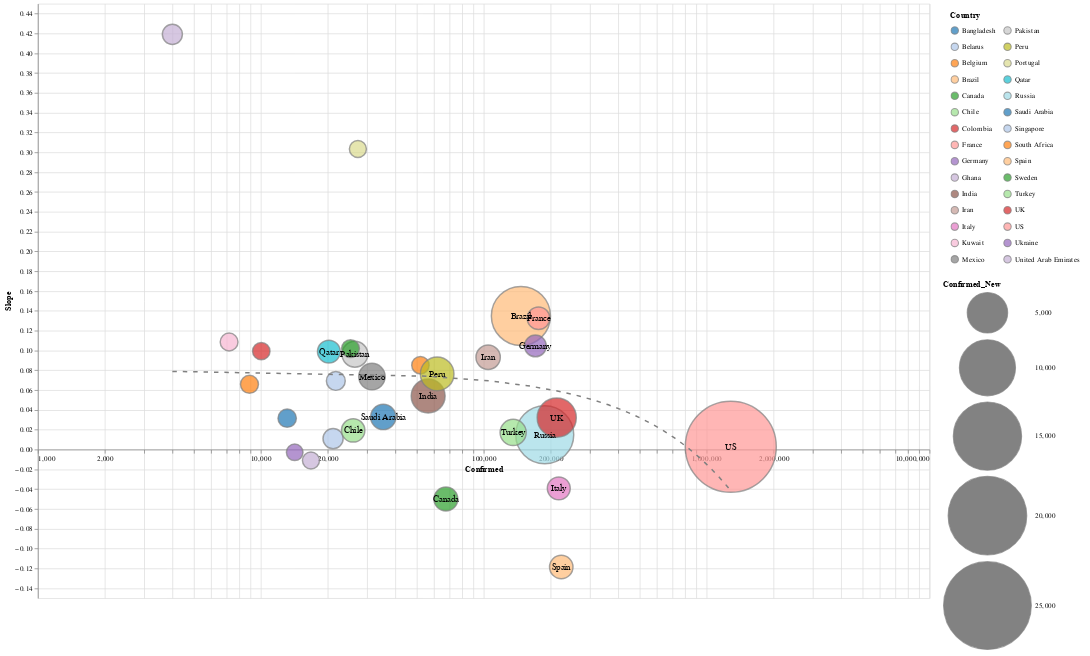

Write notebook code for a chart like this one.
### Code cell
slope_chart(country_level, 'Country', -200, xscale='log', limit=500, scale=5, window=7).properties(
    width=1200,
    height=800
).interactive()

### Figure 1 — Vega-Lite specification as saved in the notebook (floating-point values rounded to 4 significant figures)
{"config": {"view": {"continuousWidth": 400, "continuousHeight": 300}}, "layer": [{"mark": {"type": "point", "filled": true, "stroke": "grey"}, "encoding": {"color": {"type": "nominal", "field": "Country", "legend": {"clipHeight": 20, "columns": 2, "padding": 10}, "scale": {"scheme": "category20"}}, "size": {"type": "quantitative", "field": "Confirmed_New", "scale": {"domain": [504.0, 26910.0], "range": [500, 15000]}}, "tooltip": [{"type": "nominal", "field": "Country"}, {"type": "quantitative", "field": "Confirmed"}, {"type": "quantitative", "field": "Slope"}, {"type": "quantitative", "field": "Confirmed_New"}], "x": {"type": "quantitative", "axis": {"offset": -200}, "field": "Confirmed", "scale": {"type": "log"}}, "y": {"type": "quantitative", "field": "Slope"}}, "selection": {"selector031": {"type": "interval", "bind": "scales", "encodings": ["x", "y"]}}}, {"mark": "text", "encoding": {"color": {"value": "black"}, "size": {"value": 12}, "text": {"type": "nominal", "field": "Country"}, "tooltip": [{"type": "nominal", "field": "Country"}, {"type": "quantitative", "field": "Confirmed"}, {"type": "quantitative", "field": "Slope"}, {"type": "quantitative", "field": "Confirmed_New"}], "x": {"type": "quantitative", "axis": {"offset": -200}, "field": "Confirmed", "scale": {"type": "log"}}, "y": {"type": "quantitative", "field": "Slope"}}, "transform": [{"filter": "(datum['Confirmed_New'] > 1000)"}]}, {"mark": {"type": "line", "strokeDash": [6, 8]}, "encoding": {"color": {"value": "grey"}, "size": {"value": 2}, "tooltip": [{"type": "nominal", "field": "Country"}, {"type": "quantitative", "field": "Confirmed"}, {"type": "quantitative", "field": "Slope"}, {"type": "quantitative", "field": "Confirmed_New"}], "x": {"type": "quantitative", "axis": {"offset": -200}, "field": "Confirmed", "scale": {"type": "log"}}, "y": {"type": "quantitative", "field": "Slope"}}, "transform": [{"on": "Confirmed", "regression": "Slope", "method": "poly", "order": 1}]}], "data": {"name": "data-7f8b67241169053175cff6393864f95e"}, "height": 800, "width": 1200, "$schema": "https://vega.github.io/schema/vega-lite/v4.0.2.json", "datasets": {"data-7f8b67241169053175cff6393864f95e": [{"Country": "Bangladesh", "Date": "05-08-2020", "Confirmed": 13130.0, "Deaths": 206.0, "Recovered": 2101.0, "Confirmed_New": 709.0, "Deaths_New": 7.0, "Recovered_New": 191.0, "Active": 10830.0, "Slope": 0.03165}, {"Country": "Belarus", "Date": "05-08-2020", "Confirmed": 21100.0, "Deaths": 121.0, "Recovered": 5484.0, "Confirmed_New": 933.0, "Deaths_New": 5.0, "Recovered_New": 417.0, "Active": 15500.0, "Slope": 0.01101}, {"Country": "Belgium", "Date": "05-08-2020", "Confirmed": 52010.0, "Deaths": 8521.0, "Recovered": 13200.0, "Confirmed_New": 591.0, "Deaths_New": 106.0, "Recovered_New": 221.0, "Active": 30290.0, "Slope": 0.08511}, {"Country": "Brazil", "Date": "05-08-2020", "Confirmed": 146900.0, "Deaths": 10020.0, "Recovered": 59300.0, "Confirmed_New": 11120.0, "Deaths_New": 827.0, "Recovered_New": 3947.0, "Active": 77580.0, "Slope": 0.1348}, {"Country": "Canada", "Date": "05-08-2020", "Confirmed": 67670.0, "Deaths": 4697.0, "Recovered": 30240.0, "Confirmed_New": 1473.0, "Deaths_New": 156.0, "Recovered_New": 979.0, "Active": 32740.0, "Slope": -0.04999}, {"Country": "Chile", "Date": "05-08-2020", "Confirmed": 25970.0, "Deaths": 294.0, "Recovered": 12160.0, "Confirmed_New": 1391.0, "Deaths_New": 9.0, "Recovered_New": 496.0, "Active": 13520.0, "Slope": 0.01929}, {"Country": "Colombia", "Date": "05-08-2020", "Confirmed": 10050.0, "Deaths": 428.0, "Recovered": 2424.0, "Confirmed_New": 595.0, "Deaths_New": 21.0, "Recovered_New": 124.0, "Active": 7199.0, "Slope": 0.09929}, {"Country": "France", "Date": "05-08-2020", "Confirmed": 176200.0, "Deaths": 26230.0, "Recovered": 55890.0, "Confirmed_New": 1284.0, "Deaths_New": 243.0, "Recovered_New": 701.0, "Active": 94080.0, "Slope": 0.1325}, {"Country": "Germany", "Date": "05-08-2020", "Confirmed": 170600.0, "Deaths": 7510.0, "Recovered": 141700.0, "Confirmed_New": 1158.0, "Deaths_New": 118.0, "Recovered_New": 0.0, "Active": 21380.0, "Slope": 0.1046}, {"Country": "Ghana", "Date": "05-08-2020", "Confirmed": 4012.0, "Deaths": 18.0, "Recovered": 323.0, "Confirmed_New": 921.0, "Deaths_New": 0.0, "Recovered_New": 20.0, "Active": 3671.0, "Slope": 0.4191}, {"Country": "India", "Date": "05-08-2020", "Confirmed": 56340.0, "Deaths": 1886.0, "Recovered": 16540.0, "Confirmed_New": 3390.0, "Deaths_New": 103.0, "Recovered_New": 1273.0, "Active": 37920.0, "Slope": 0.0541}, {"Country": "Iran", "Date": "05-08-2020", "Confirmed": 104700.0, "Deaths": 6541.0, "Recovered": 83840.0, "Confirmed_New": 1556.0, "Deaths_New": 55.0, "Recovered_New": 1093.0, "Active": 14310.0, "Slope": 0.09313}, {"Country": "Italy", "Date": "05-08-2020", "Confirmed": 217200.0, "Deaths": 30200.0, "Recovered": 99020.0, "Confirmed_New": 1327.0, "Deaths_New": 243.0, "Recovered_New": 2747.0, "Active": 87960.0, "Slope": -0.0392}, {"Country": "Kuwait", "Date": "05-08-2020", "Confirmed": 7208.0, "Deaths": 47.0, "Recovered": 2466.0, "Confirmed_New": 641.0, "Deaths_New": 3.0, "Recovered_New": 85.0, "Active": 4695.0, "Slope": 0.1085}, {"Country": "Mexico", "Date": "05-08-2020", "Confirmed": 31520.0, "Deaths": 3160.0, "Recovered": 20310.0, "Confirmed_New": 1906.0, "Deaths_New": 199.0, "Recovered_New": 2533.0, "Active": 8048.0, "Slope": 0.07366}, {"Country": "Pakistan", "Date": "05-08-2020", "Confirmed": 26440.0, "Deaths": 599.0, "Recovered": 7530.0, "Confirmed_New": 1791.0, "Deaths_New": 14.0, "Recovered_New": 1066.0, "Active": 18310.0, "Slope": 0.09617}, {"Country": "Peru", "Date": "05-08-2020", "Confirmed": 61850.0, "Deaths": 1714.0, "Recovered": 19010.0, "Confirmed_New": 3321.0, "Deaths_New": 87.0, "Recovered_New": 624.0, "Active": 41120.0, "Slope": 0.07632}, {"Country": "Portugal", "Date": "05-08-2020", "Confirmed": 27270.0, "Deaths": 1114.0, "Recovered": 2422.0, "Confirmed_New": 553.0, "Deaths_New": 9.0, "Recovered_New": 164.0, "Active": 23730.0, "Slope": 0.3034}, {"Country": "Qatar", "Date": "05-08-2020", "Confirmed": 20200.0, "Deaths": 12.0, "Recovered": 2370.0, "Confirmed_New": 1311.0, "Deaths_New": 0.0, "Recovered_New": 84.0, "Active": 17820.0, "Slope": 0.09882}, {"Country": "Russia", "Date": "05-08-2020", "Confirmed": 187900.0, "Deaths": 1723.0, "Recovered": 26610.0, "Confirmed_New": 10700.0, "Deaths_New": 98.0, "Recovered_New": 2805.0, "Active": 159500.0, "Slope": 0.0149}, {"Country": "Saudi Arabia", "Date": "05-08-2020", "Confirmed": 35430.0, "Deaths": 229.0, "Recovered": 9120.0, "Confirmed_New": 1701.0, "Deaths_New": 10.0, "Recovered_New": 1322.0, "Active": 26080.0, "Slope": 0.03283}, {"Country": "Singapore", "Date": "05-08-2020", "Confirmed": 21710.0, "Deaths": 20.0, "Recovered": 2040.0, "Confirmed_New": 768.0, "Deaths_New": 0.0, "Recovered_New": 328.0, "Active": 19650.0, "Slope": 0.06921}, {"Country": "South Africa", "Date": "05-08-2020", "Confirmed": 8895.0, "Deaths": 178.0, "Recovered": 3153.0, "Confirmed_New": 663.0, "Deaths_New": 17.0, "Recovered_New": 0.0, "Active": 5564.0, "Slope": 0.06577}, {"Country": "Spain", "Date": "05-08-2020", "Confirmed": 222900.0, "Deaths": 26300.0, "Recovered": 131100.0, "Confirmed_New": 1410.0, "Deaths_New": 229.0, "Recovered_New": 2637.0, "Active": 65410.0, "Slope": -0.1185}, {"Country": "Sweden", "Date": "05-08-2020", "Confirmed": 25260.0, "Deaths": 3175.0, "Recovered": 4971.0, "Confirmed_New": 642.0, "Deaths_New": 135.0, "Recovered_New": 0.0, "Active": 17120.0, "Slope": 0.1019}, {"Country": "Turkey", "Date": "05-08-2020", "Confirmed": 135600.0, "Deaths": 3689.0, "Recovered": 86400.0, "Confirmed_New": 1848.0, "Deaths_New": 48.0, "Recovered_New": 3412.0, "Active": 45480.0, "Slope": 0.01724}, {"Country": "UK", "Date": "05-08-2020", "Confirmed": 212600.0, "Deaths": 31320.0, "Recovered": 997.0, "Confirmed_New": 4652.0, "Deaths_New": 627.0, "Recovered_New": 27.0, "Active": 180300.0, "Slope": 0.03214}, {"Country": "US", "Date": "05-08-2020", "Confirmed": 1284000.0, "Deaths": 77180.0, "Recovered": 199000.0, "Confirmed_New": 26910.0, "Deaths_New": 1518.0, "Recovered_New": 3957.0, "Active": 1008000.0, "Slope": 0.00278}, {"Country": "Ukraine", "Date": "05-08-2020", "Confirmed": 14200.0, "Deaths": 361.0, "Recovered": 2706.0, "Confirmed_New": 504.0, "Deaths_New": 21.0, "Recovered_New": 310.0, "Active": 11130.0, "Slope": -0.002806}, {"Country": "United Arab Emirates", "Date": "05-08-2020", "Confirmed": 16790.0, "Deaths": 174.0, "Recovered": 3837.0, "Confirmed_New": 553.0, "Deaths_New": 9.0, "Recovered_New": 265.0, "Active": 12780.0, "Slope": -0.01107}]}}
